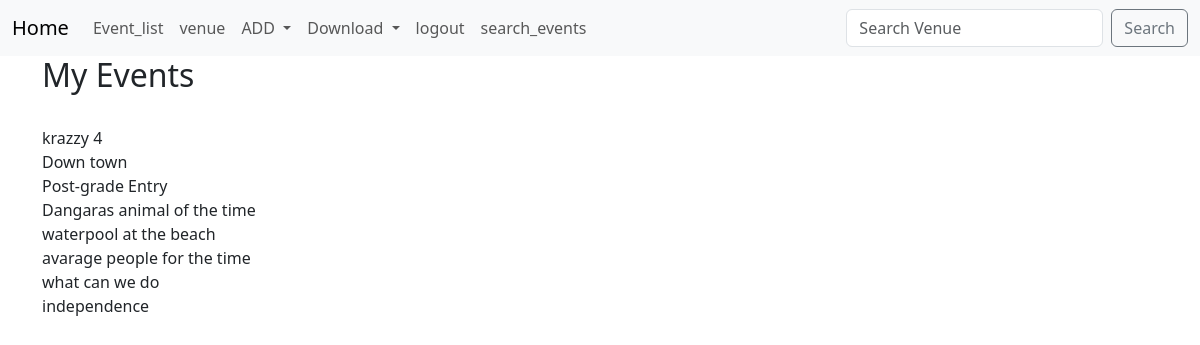
/step1/my_events (signed in), run on the app's committed database.
### step1/models.py (models this page shows, shortened)
class Event(models.Model):
    name = models.CharField('Event Name', max_length=120)
    event_date = models.DateTimeField('Event_date')
    venue = models.ForeignKey(Venue, blank=True, null=True, on_delete=models.CASCADE)
    manager = models.ForeignKey(User, blank=True, null=True, on_delete=models.SET_NULL)
    description = models.TextField(blank=True)
    attendees = models.ManyToManyField(MyclubUser, blank=True)
    approved = models.BooleanField('Approved', default=False)

### step1/views.py (the view)
# urls.py: path("my_events", views.my_events, name="my_events"),
def my_events(request):
    if request.user.is_authenticated:
        me = request.user.id
        events = Event.objects.filter( attendees=me)
        return render(request, "step1/my_events.html",{
            "events": events,
        })
    else:
        messages.success(request, ("You Aren't authorized to view this page"))
        return redirect('step1:event_list')

### step1/templates/step1/my_events.html
{% extends 'step1/layout.html' %}
{% block body %}
    <h2>My Events</h2>
    <br/>
        {% for event in events %}
            {{ event.name }}<br/>
        {% endfor %}
{% endblock %}

### data on the page
Event: name "krazzy 4"
Event: name "Down town"
Event: name "Post-grade Entry"
Event: name "Dangaras animal of the time"
Event: name "waterpool at the beach"
Event: name "avarage people for the time"
Event: name "what can we do"
Event: name "independence"
